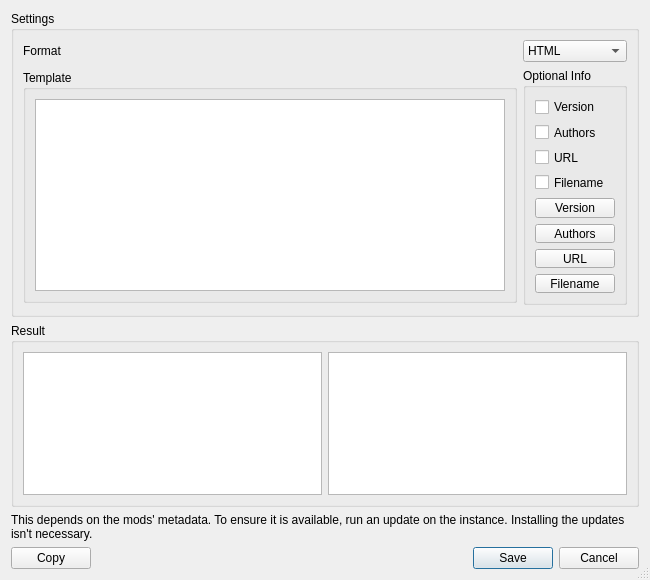
<?xml version="1.0" encoding="UTF-8"?>
<ui version="4.0">
 <class>ExportToModListDialog</class>
 <widget class="QDialog" name="ExportToModListDialog">
  <property name="geometry">
   <rect>
    <x>0</x>
    <y>0</y>
    <width>650</width>
    <height>522</height>
   </rect>
  </property>
  <property name="windowTitle">
   <string>Export Pack to ModList</string>
  </property>
  <property name="sizeGripEnabled">
   <bool>true</bool>
  </property>
  <layout class="QVBoxLayout" name="verticalLayout_2">
   <item>
    <layout class="QVBoxLayout" name="verticalLayout" stretch="0,0,0">
     <item>
      <widget class="QGroupBox" name="groupBox_3">
       <property name="title">
        <string>Settings</string>
       </property>
       <layout class="QGridLayout" name="gridLayout">
        <item row="0" column="1">
         <widget class="QComboBox" name="formatComboBox">
          <item>
           <property name="text">
            <string>HTML</string>
           </property>
          </item>
          <item>
           <property name="text">
            <string>Markdown</string>
           </property>
          </item>
          <item>
           <property name="text">
            <string>Plaintext</string>
           </property>
          </item>
          <item>
           <property name="text">
            <string>JSON</string>
           </property>
          </item>
          <item>
           <property name="text">
            <string>CSV</string>
           </property>
          </item>
          <item>
           <property name="text">
            <string>Custom</string>
           </property>
          </item>
         </widget>
        </item>
        <item row="1" column="0">
         <widget class="QGroupBox" name="templateGroup">
          <property name="sizePolicy">
           <sizepolicy hsizetype="Preferred" vsizetype="Maximum">
            <horstretch>0</horstretch>
            <verstretch>0</verstretch>
           </sizepolicy>
          </property>
          <property name="title">
           <string>Template</string>
          </property>
          <layout class="QVBoxLayout" name="verticalLayout_4">
           <item>
            <widget class="QTextEdit" name="templateText">
             <property name="sizePolicy">
              <sizepolicy hsizetype="Expanding" vsizetype="Maximum">
               <horstretch>0</horstretch>
               <verstretch>0</verstretch>
              </sizepolicy>
             </property>
             <property name="toolTip">
                <string>This text supports the following placeholders:&#10;{name}     - Mod name&#10;{mod_id}   - Mod ID&#10;{url}      - Mod URL&#10;{version}  - Mod version&#10;{authors}  - Mod authors</string>
             </property>
            </widget>
           </item>
          </layout>
         </widget>
        </item>
        <item row="1" column="1">
         <widget class="QGroupBox" name="optionsGroup">
          <property name="sizePolicy">
           <sizepolicy hsizetype="Preferred" vsizetype="MinimumExpanding">
            <horstretch>0</horstretch>
            <verstretch>0</verstretch>
           </sizepolicy>
          </property>
          <property name="title">
           <string>Optional Info</string>
          </property>
          <layout class="QVBoxLayout" name="verticalLayout_5">
           <item>
            <widget class="QCheckBox" name="versionCheckBox">
             <property name="text">
              <string>Version</string>
             </property>
            </widget>
           </item>
           <item>
            <widget class="QCheckBox" name="authorsCheckBox">
             <property name="text">
              <string>Authors</string>
             </property>
            </widget>
           </item>
           <item>
            <widget class="QCheckBox" name="urlCheckBox">
             <property name="text">
              <string>URL</string>
             </property>
            </widget>
           </item>
           <item>
            <widget class="QCheckBox" name="filenameCheckBox">
             <property name="text">
              <string>Filename</string>
             </property>
            </widget>
           </item>
           <item>
            <widget class="QPushButton" name="versionButton">
             <property name="text">
              <string>Version</string>
             </property>
            </widget>
           </item>
           <item>
            <widget class="QPushButton" name="authorsButton">
             <property name="text">
              <string>Authors</string>
             </property>
            </widget>
           </item>
           <item>
            <widget class="QPushButton" name="urlButton">
             <property name="text">
              <string>URL</string>
             </property>
            </widget>
           </item>
           <item>
            <widget class="QPushButton" name="filenameButton">
             <property name="text">
              <string>Filename</string>
             </property>
            </widget>
           </item>
          </layout>
         </widget>
        </item>
        <item row="0" column="0">
         <widget class="QLabel" name="label">
          <property name="frameShape">
           <enum>QFrame::NoFrame</enum>
          </property>
          <property name="frameShadow">
           <enum>QFrame::Plain</enum>
          </property>
          <property name="lineWidth">
           <number>1</number>
          </property>
          <property name="text">
           <string>Format</string>
          </property>
         </widget>
        </item>
       </layout>
      </widget>
     </item>
     <item>
      <widget class="QGroupBox" name="groupBox_4">
       <property name="title">
        <string>Result</string>
       </property>
       <layout class="QHBoxLayout" name="horizontalLayout">
        <item>
         <widget class="QPlainTextEdit" name="finalText">
          <property name="minimumSize">
           <size>
            <width>0</width>
            <height>143</height>
           </size>
          </property>
          <property name="readOnly">
           <bool>true</bool>
          </property>
         </widget>
        </item>
        <item>
         <widget class="QTextBrowser" name="resultText">
          <property name="openExternalLinks">
           <bool>true</bool>
          </property>
         </widget>
        </item>
       </layout>
      </widget>
     </item>
     <item>
      <widget class="QLabel" name="warningLabel">
       <property name="text">
        <string>This depends on the mods' metadata. To ensure it is available, run an update on the instance. Installing the updates isn't necessary.</string>
       </property>
       <property name="wordWrap">
        <bool>true</bool>
       </property>
      </widget>
     </item>
    </layout>
   </item>
   <item>
    <layout class="QHBoxLayout" name="horizontalLayout_2">
     <item>
      <widget class="QPushButton" name="copyButton">
       <property name="text">
        <string>Copy</string>
       </property>
      </widget>
     </item>
     <item>
      <widget class="QDialogButtonBox" name="buttonBox">
       <property name="standardButtons">
        <set>QDialogButtonBox::Cancel|QDialogButtonBox::Save</set>
       </property>
      </widget>
     </item>
    </layout>
   </item>
  </layout>
 </widget>
 <resources/>
 <connections>
  <connection>
   <sender>buttonBox</sender>
   <signal>accepted()</signal>
   <receiver>ExportToModListDialog</receiver>
   <slot>accept()</slot>
   <hints>
    <hint type="sourcelabel">
     <x>334</x>
     <y>435</y>
    </hint>
    <hint type="destinationlabel">
     <x>324</x>
     <y>206</y>
    </hint>
   </hints>
  </connection>
  <connection>
   <sender>buttonBox</sender>
   <signal>rejected()</signal>
   <receiver>ExportToModListDialog</receiver>
   <slot>reject()</slot>
   <hints>
    <hint type="sourcelabel">
     <x>324</x>
     <y>390</y>
    </hint>
    <hint type="destinationlabel">
     <x>324</x>
     <y>206</y>
    </hint>
   </hints>
  </connection>
 </connections>
</ui>
